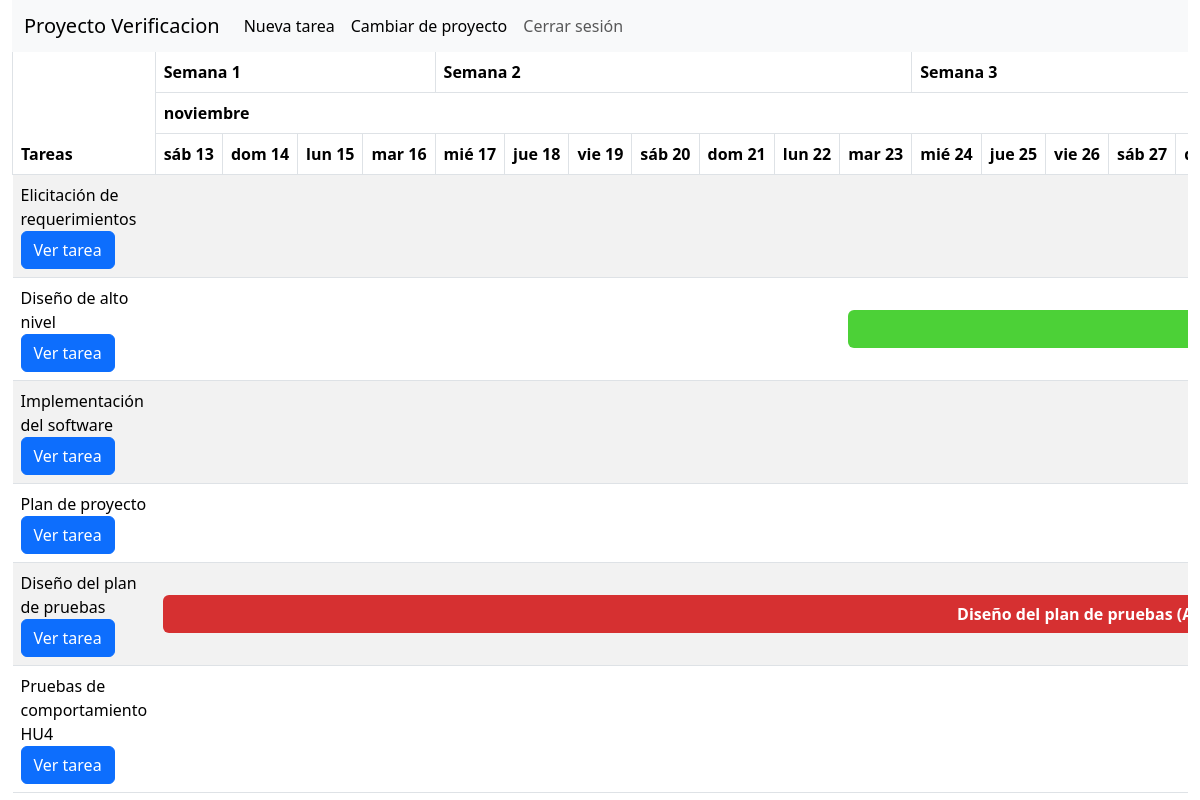
/proyectos/1/gantt/ (signed in), run on the app's committed database.
### proyectos/models.py (models this page shows, shortened)
class Proyecto(models.Model):
    nombre_proyecto = models.CharField(max_length=100)
    usuarios = models.ManyToManyField(User, through='ProyectoUsuario')

### diagrama_gantt/models.py (models this page shows)
class Tarea(models.Model):
    proyecto = models.ForeignKey(Proyecto, on_delete=models.CASCADE)
    nombre_tarea = models.CharField(max_length=100)
    descripcion = models.CharField(max_length=500, blank=True, null=True)
    fecha_inicial = models.DateField()
    fecha_limite = models.DateField()
    esta_completado = models.BooleanField()
    def es_critica(self, fecha_actual=datetime.now().date()):
        tiempo_restante = self.fecha_limite - fecha_actual
        return (0 <= tiempo_restante.days <= 7) and not self.esta_completado
    def obtener_estado(self, fecha_actual=datetime.now().date()):
        if self.esta_completado:
            return 'completado'
        elif fecha_actual < self.fecha_inicial:
            return 'pendiente'
        elif self.es_critica(fecha_actual):
            return 'crítico'
        elif fecha_actual > self.fecha_limite:
            return 'atrasado'
        else:
            return 'en-progreso'
    def obtener_color(self, fecha_actual=datetime.now().date()):
        return Estado.objects.get(nombre_estado=self.obtener_estado(fecha_actual)).color_estado

### diagrama_gantt/views.py (the view)
# urls.py: path('', views.acceso_tareas_guard, name='gantt'),
@login_required(login_url='login')
def acceso_tareas_guard(request, id_proyecto):
    proyecto = Proyecto.objects.get(id=id_proyecto)
    orquestador = ProyectoTareaController(proyecto)
    if orquestador.tiene_tareas():
        return index(request, id_proyecto)
    if request.user.has_perm('diagrama_gantt.add_tarea'):
        return redirect('crearTarea', id_proyecto)
    return render(request, 'diagrama_gantt_vacio.html', {'proyecto': proyecto})

### ProyectoVerificacion/views.py (called while the page is built)
@login_required(login_url='login')
def acceso_proyecto_guard(request, id_proyecto):
    usuario = request.user
    proyecto = Proyecto.objects.get(id=id_proyecto)
    return proyecto in ProyectoUsuario.obtener_proyectos(usuario)

### diagrama_gantt/models.py (called while the page is built)
    def tiene_tareas(self):
        return Tarea.objects.filter(proyecto=self.proyecto.id).count() > 0

### proyectos/models.py (called while the page is built)
    def obtener_proyectos(usuario):
        return list(usuario.proyecto_set.all())

### diagrama_gantt/templates/diagrama_gantt.html (shortened to what this page needs)
{% extends "diagrama_gantt_base.html" %}
{% block section %}
<table class="table table-striped">
    <thead>
        <tr>
            <th id="tareas" scope="col" colspan="1" rowspan="3">Tareas</th>
            <th scope="col" colspan={{ colspan_semana_inicio }}>Semana 1</th>
            {% for value in semanas_intermedias %}
                <th scope="col" colspan="7">Semana {{ value }}</th>
            {% endfor %}
        </tr>
        <tr>
            {% for value in meses_info %}
                {% if value.fecha.month == hoy.month %}
                    <th scope="col" colspan={{ value.colspan }} class="hoy">{{ value.fecha | date:'F' }}</th>
                {% else %}
                    <th scope="col" colspan={{ value.colspan }}>{{ value.fecha | date:'F' }}</th>
                {% endif %}
            {% endfor %}
        </tr>
        <tr>
            {% for dia in lista_fechas %}
                {% if dia == hoy %}
                    <th class="dia hoy">{{ dia | date:'D d' }}</th>
                {% else %}
                    <th class="dia">{{ dia | date:'D d' }}</th>
                {% endif %}
            {% endfor %}
        </tr>
    </thead>
    <tbody>
        {% for item in tareas %}
            <tr>
                <td>
                    {{ item.tarea.nombre_tarea }}
                    <a class="btn btn-primary"
                        href={% url 'verTarea' id_proyecto=proyecto.id id_tarea=item.tarea.id %}>
                        Ver tarea
                    </a>
                </td>
                {% if item.dia_offset != 0 %}
                <td colspan={{ item.dia_offset }}></td>
                {% endif %}
                <td colspan={{ item.duracion }}>
                    <a class="btn tarea" style={{ item.color_estado }}
                        href={% url 'verTarea' id_proyecto=proyecto.id id_tarea=item.tarea.id %}>
                        {{ item.tarea.nombre_tarea }} ({{item.estado|capfirst}})
                    </a>
                </td>
            </tr>
        {% endfor %}
    </tbody>
</table>
{% endblock %}

### diagrama_gantt/templates/diagrama_gantt_base.html (shortened to what this page needs)
{% load bootstrap5 %}
<!DOCTYPE html>
<html lang="es">
<head>
    {% bootstrap_css %}
    {% load static %}
    <link rel="stylesheet" href="{% static 'styles_gantt.css' %}">
</head>
<body class="container-fluid">
<nav class="navbar navbar-expand-lg navbar-light bg-light">
    <div class="container-fluid">
        <a class="navbar-brand" href="#">{{ proyecto.nombre_proyecto }}</a>
        <div class="collapse navbar-collapse" id="navbarSupportedContent">
            <ul class="navbar-nav me-auto mb-2 mb-lg-0">
                {% if perms.diagrama_gantt.add_tarea %}
                <li>
                    <a class="nav-link active" aria-current="page" href={% url 'crearTarea' proyecto.id %}>Nueva tarea</a>
                </li>
                {% endif %}
                <li class="nav-item">
                    <a class="nav-link active" aria-current="page" href={% url 'verProyectos' %}>Cambiar de proyecto</a>
                </li>
                <li class="nav-item">
                    <a class="nav-link" href="{% url 'cerrar_sesion' %}">Cerrar sesión</a>
                </li>
            </ul>
        </div>
    </div>
</nav>
<section class="container-fluid">
    {% block section %}
    {% endblock %}
</section>
</body>
</html>

### diagrama_gantt/static/styles_gantt.css (style rules this page uses)
thead { background: white; position: sticky; top: 0; }
tr th { border-left: solid 1px rgb(222, 226, 230); border-right: solid 1px rgb(222, 226, 230); }
td:first-child { position: sticky; left: 0; background: white; z-index: 0 !important; }
#tareas { position: sticky; left: 0; top: 0 !important; background: white; z-index: 3; max-width: 135px; }
nav { height: 6.5vh; }
section { overflow: auto; height: 93.5vh; padding: 0 !important; }
.tarea { width: 100%; display: block; color:white; font-weight: 600; }
.dia { white-space: nowrap }
td { vertical-align: middle; }

### data on the page
Proyecto: nombre_proyecto "Proyecto Verificacion"
Tarea: tarea.nombre_tarea "Elicitación de requerimientos"
Tarea: tarea.nombre_tarea "Diseño de alto nivel"
Tarea: tarea.nombre_tarea "Implementación del software"
Tarea: tarea.nombre_tarea "Plan de proyecto"
Tarea: tarea.nombre_tarea "Diseño del plan de pruebas"
Tarea: tarea.nombre_tarea "Pruebas de comportamiento HU4"

### other printed values
{{ value }} "2" "3"
{{ value.fecha | date:'F' }} "noviembre"
{{ dia | date:'D d' }} "sáb 13" "dom 14" "lun 15" "mar 16" "mié 17" "jue 18" "vie 19" "sáb 20" "dom 21" "lun 22" "mar 23" "mié 24" "jue 25" "vie 26" "sáb 27"
